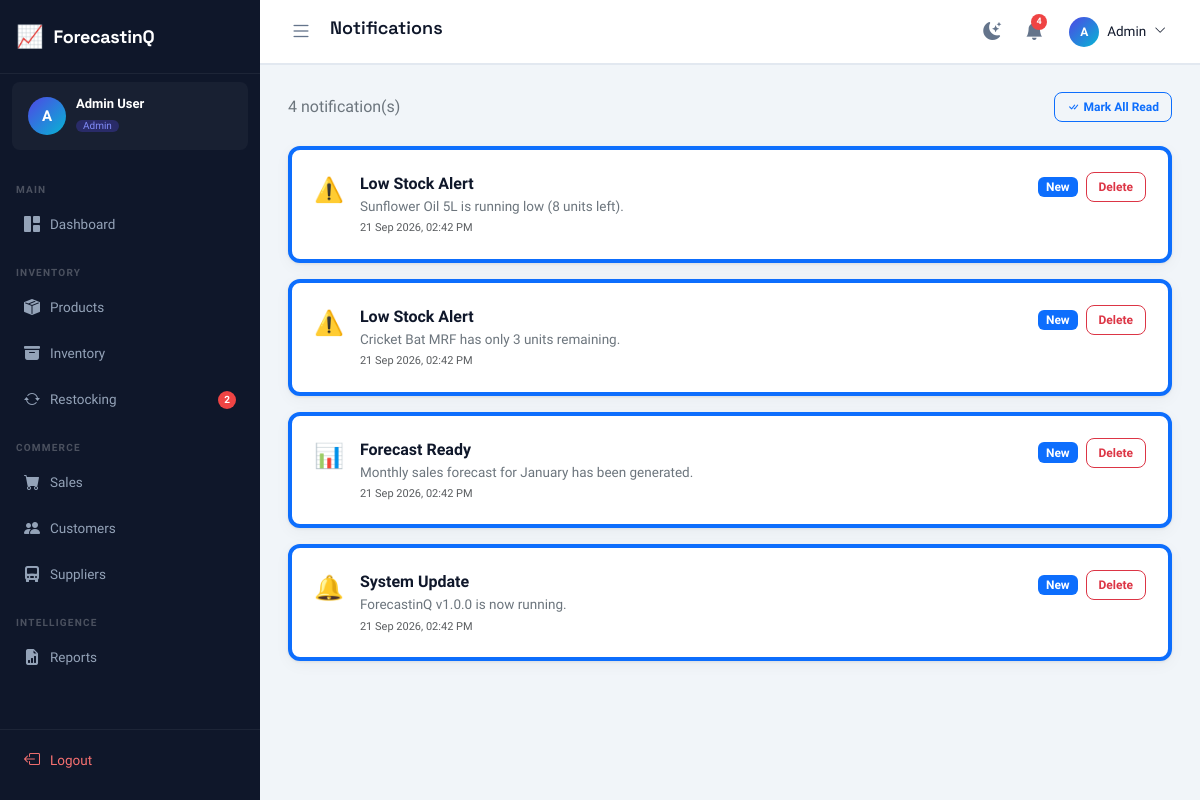
Page /notifications/ (signed in) on the earlier database version.
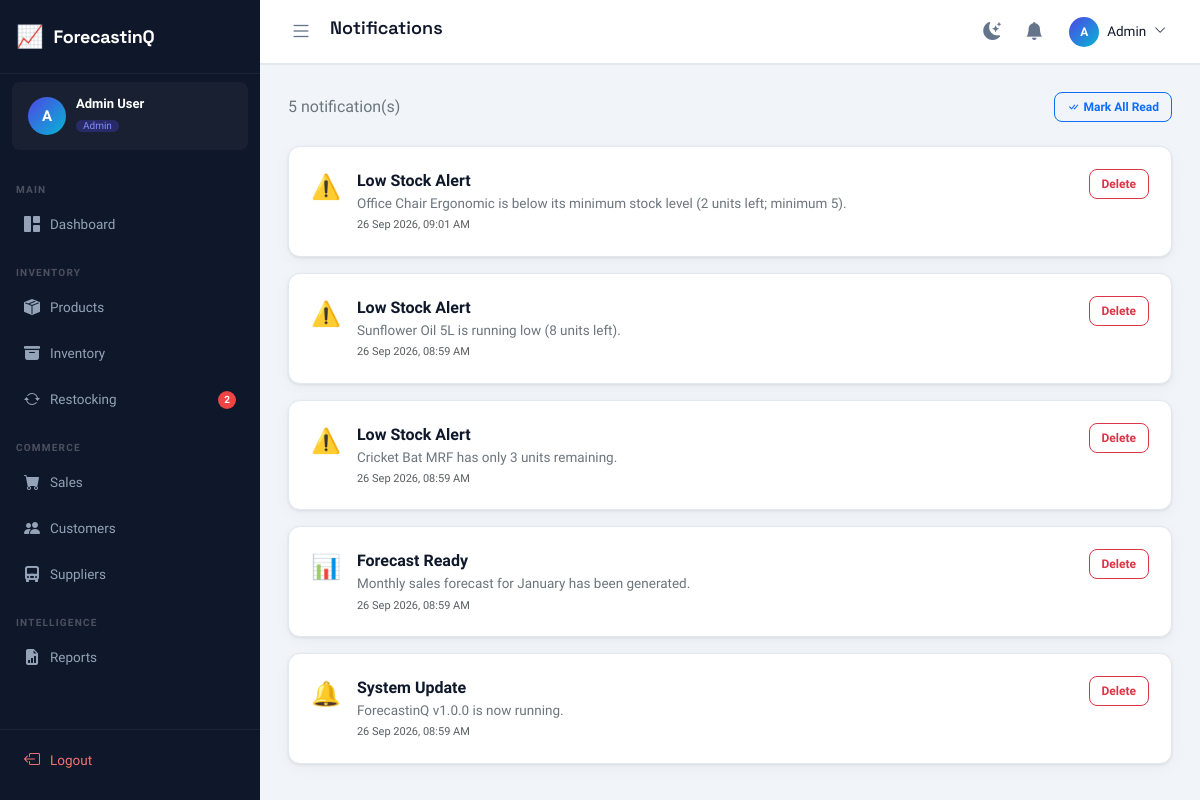
Same page on the later database version.
### tables this page shows
CREATE TABLE notifications (
    id INTEGER PRIMARY KEY AUTOINCREMENT,
    user_id INTEGER,
    type VARCHAR(20) NOT NULL CHECK(type IN ('low_stock','out_of_stock','forecast','sales_target','system')),
    title VARCHAR(200) NOT NULL,
    message TEXT,
    is_read INTEGER DEFAULT 0,
    created_at TIMESTAMP DEFAULT CURRENT_TIMESTAMP,
    FOREIGN KEY (user_id) REFERENCES users(id) ON DELETE CASCADE
);

### blueprints/notifications.py (the view)
@bp.route("/")
@login_required
def index():
    user = get_current_user()
    if request.args.get("mark_all"):
        dbQuery("UPDATE notifications SET is_read=1 WHERE user_id=?", (user["id"],))
        return redirect(url_for("notifications.index"))
    notifications = dbFetchAll(
        "SELECT * FROM notifications WHERE user_id=? ORDER BY created_at DESC", (user["id"],)
    )
    icon_map = {"low_stock": "⚠️", "out_of_stock": "🚨", "forecast": "📊", "sales_target": "🎯", "system": "🔔"}
    for n in notifications:
        n["icon"] = icon_map.get(n["type"], "🔔")
    return render_template(
        "notifications/index.html",
        page_title="Notifications", active_menu="notifications",
        notifications_list=notifications,
    )

### db.py (called while the page is built)
def get_db():
    if "db" not in g:
        g.db = sqlite3.connect(current_app.config["DATABASE_PATH"])
        g.db.row_factory = sqlite3.Row
        g.db.execute("PRAGMA foreign_keys = ON")
    return g.db

def _row_to_dict(row):
    return dict(row) if row is not None else None

def dbFetchAll(sql, params=()):
    cur = get_db().execute(sql, params)
    return [dict(r) for r in cur.fetchall()]

def dbFetchOne(sql, params=()):
    cur = get_db().execute(sql, params)
    row = cur.fetchone()
    return _row_to_dict(row)

### utils.py (called while the page is built)
def is_logged_in() -> bool:
    return bool(session.get("user_id"))

def get_current_user() -> dict:
    return {
        "id": session.get("user_id", 0),
        "name": session.get("user_name", ""),
        "email": session.get("user_email", ""),
        "role": session.get("user_role", ""),
        "username": session.get("username", ""),
    }

def login_required(view):
    @wraps(view)
    def wrapped(*args, **kwargs):
        if not is_logged_in():
            return redirect(url_for("auth.login"))
        return view(*args, **kwargs)
    return wrapped

def format_datetime(value) -> str:
    if not value:
        return ""
    dt = _to_datetime(value)
    return dt.strftime("%d %b %Y, %I:%M %p") if dt else str(value)

def _to_datetime(value):
    if isinstance(value, (datetime, date)):
        return value
    if not isinstance(value, str):
        return None
    for fmt in ("%Y-%m-%d %H:%M:%S", "%Y-%m-%d", "%Y-%m-%dT%H:%M:%S"):
        try:
            return datetime.strptime(value, fmt)
        except ValueError:
            continue
    return None

def get_unread_notifications():
    user = get_current_user()
    return dbFetchAll(
        "SELECT * FROM notifications WHERE user_id = ? AND is_read = 0 ORDER BY created_at DESC LIMIT 10",
        (user["id"],),
    )

def get_notification_count() -> int:
    user = get_current_user()
    row = dbFetchOne(
        "SELECT COUNT(*) AS cnt FROM notifications WHERE user_id = ? AND is_read = 0",
        (user["id"],),
    )
    return int(row["cnt"]) if row else 0

def get_low_stock_count() -> int:
    row = dbFetchOne(
        "SELECT COUNT(*) AS cnt FROM products WHERE stock_quantity <= min_stock_level AND status='active'"
    )
    return int(row["cnt"]) if row else 0

### templates/notifications/index.html
{% extends "base.html" %}
{% block content %}
<div class="d-flex align-items-center justify-content-between mb-4">
    <span class="text-secondary">{{ notifications_list|length }} notification(s)</span>
    <a href="?mark_all=1" class="btn btn-sm btn-outline-primary"><i class="bi bi-check-all me-1"></i>Mark All Read</a>
</div>
<div class="d-flex flex-column gap-3">
{% if not notifications_list %}
    <div class="empty-state"><i class="bi bi-bell-slash"></i><p>No notifications yet.</p></div>
{% else %}
{% for n in notifications_list %}
    <div class="stat-card {{ '' if n.is_read else 'border-start border-4 border-primary' }}" style="--card-color:transparent;">
        <div class="d-flex align-items-start gap-3">
            <span style="font-size:24px;">{{ n.icon }}</span>
            <div class="flex-grow-1">
                <div class="fw-700">{{ n.title }}</div>
                <div class="text-secondary" style="font-size:13.5px;">{{ n.message }}</div>
                <div class="text-muted" style="font-size:11px;margin-top:4px;">{{ fmt_datetime(n.created_at) }}</div>
            </div>
            <div class="d-flex align-items-center gap-2">
                {% if not n.is_read %}
                <span class="badge bg-primary" style="height:fit-content;">New</span>
                {% endif %}
                <form action="{{ url_for('notifications.delete', notification_id=n.id) }}" method="POST" style="margin: 0;">
                    <button type="submit" class="btn btn-sm btn-outline-danger" onclick="return confirm('Delete this notification?');">
                        Delete
                    </button>
                </form>
            </div>
        </div>
    </div>
{% endfor %}
{% endif %}
{% endblock %}

### templates/base.html (shortened to what this page needs)
<!DOCTYPE html>
<html lang="en" data-theme="light">
<head>
    <link rel="stylesheet" href="https://cdn.jsdelivr.net/npm/bootstrap@5.3.3/dist/css/bootstrap.min.css"/>
    <link rel="stylesheet" href="https://cdn.jsdelivr.net/npm/bootstrap-icons@1.11.3/font/bootstrap-icons.min.css"/>
    <link rel="stylesheet" href="{{ url_for('static', filename='css/app.css') }}"/>
</head>
<body>
<aside class="sidebar" id="sidebar">
    <div class="sidebar-header">
        <a href="{{ url_for('dashboard.index') }}" class="brand">
            <span class="brand-icon">📈</span>
            <span class="brand-name">{{ app_name }}</span>
        </a>
    </div>
    <div class="sidebar-user">
        <div class="user-avatar">{{ (current_user.name or '?')[0]|upper }}</div>
        <div class="user-info">
            <div class="user-name">{{ current_user.name }}</div>
            <div class="user-role badge">{{ current_user.role|capitalize }}</div>
        </div>
    </div>
    <nav class="sidebar-nav">
        <div class="nav-section-title">Main</div>
        <a href="{{ url_for('dashboard.index') }}" class="nav-item {{ 'active' if active_menu=='dashboard' else '' }}">
            <i class="bi bi-grid-1x2-fill"></i><span>Dashboard</span>
        </a>
        {% if 'products' in enabled or 'inventory' in enabled %}
        <div class="nav-section-title">Inventory</div>
        {% if 'products' in enabled %}
        <a href="{{ url_for('products.index') }}" class="nav-item {{ 'active' if active_menu=='products' else '' }}">
            <i class="bi bi-box-seam-fill"></i><span>Products</span>
        </a>
        {% endif %}
        {% if 'inventory' in enabled %}
        <a href="{{ url_for('inventory.index') }}" class="nav-item {{ 'active' if active_menu=='inventory' else '' }}">
            <i class="bi bi-archive-fill"></i><span>Inventory</span>
        </a>
        <a href="{{ url_for('inventory.restocking') }}" class="nav-item {{ 'active' if active_menu=='restocking' else '' }}">
            <i class="bi bi-arrow-repeat"></i><span>Restocking</span>
            {% if low_stock_count > 0 %}
            <span class="badge-dot">{{ low_stock_count }}</span>
            {% endif %}
        </a>
        {% endif %}
        {% endif %}
        {% if 'sales' in enabled or 'customers' in enabled or 'suppliers' in enabled %}
        <div class="nav-section-title">Commerce</div>
        {% if 'sales' in enabled %}
        <a href="{{ url_for('sales.index') }}" class="nav-item {{ 'active' if active_menu=='sales' else '' }}">
            <i class="bi bi-cart-fill"></i><span>Sales</span>
        </a>
        {% endif %}
        {% if 'customers' in enabled %}
        <a href="{{ url_for('customers.index') }}" class="nav-item {{ 'active' if active_menu=='customers' else '' }}">
            <i class="bi bi-people-fill"></i><span>Customers</span>
        </a>
        {% endif %}
        {% if 'suppliers' in enabled %}
        <a href="{{ url_for('suppliers.index') }}" class="nav-item {{ 'active' if active_menu=='suppliers' else '' }}">
            <i class="bi bi-truck-front-fill"></i><span>Suppliers</span>
        </a>
        {% endif %}
        {% endif %}
        {% if 'forecasting' in enabled or 'reports' in enabled %}
        <div class="nav-section-title">Intelligence</div>
        {% if 'reports' in enabled %}
        <a href="{{ url_for('reports.index') }}" class="nav-item {{ 'active' if active_menu=='reports' else '' }}">
            <i class="bi bi-file-earmark-bar-graph-fill"></i><span>Reports</span>
        </a>
        {% endif %}
        {% endif %}
    </nav>
    <div class="sidebar-footer">
        <a href="{{ url_for('auth.logout') }}" class="nav-item logout-btn">
            <i class="bi bi-box-arrow-left"></i><span>Logout</span>
        </a>
    </div>
</aside>
<div class="main-wrapper" id="mainWrapper">
    <header class="topbar">
        <div class="topbar-left">
            <button class="toggle-sidebar" id="toggleSidebar">
                <i class="bi bi-list"></i>
            </button>
            <h1 class="page-title">{{ page_title|default('Dashboard') }}</h1>
        </div>
        <div class="topbar-right">
            <button class="topbar-btn" id="themeToggle" title="Toggle Theme">
                <i class="bi bi-moon-stars-fill" id="themeIcon"></i>
            </button>
            <div class="dropdown">
                <button class="topbar-btn position-relative" data-bs-toggle="dropdown">
                    <i class="bi bi-bell-fill"></i>
                    {% if notif_count > 0 %}
                    <span class="notif-badge">{{ notif_count }}</span>
                    {% endif %}
                </button>
            </div>
            <div class="dropdown">
                <button class="user-menu-btn" data-bs-toggle="dropdown">
                    <div class="user-avatar-sm">{{ (current_user.name or '?')[0]|upper }}</div>
                    <span class="d-none d-md-inline">{{ current_user.name.split(' ')[0] if current_user.name else '' }}</span>
                    <i class="bi bi-chevron-down small"></i>
                </button>
            </div>
        </div>
    </header>
    <main class="page-content">
    {% block content %}{% endblock %}
    </main>
</div>
</body>
</html>

Differences in the rows shown:
added notifications: icon "⚠️", title "Low Stock Alert", message "Office Chair Ergonomic is below its minimum stock level (2 units left; minimum 5).", created_at "26 Sep 2026, 09:01 AM"
changed notifications "Sunflower Oil 5L is running low (8 units left).": created_at "21 Sep 2026, 02:42 PM" → "26 Sep 2026, 08:59 AM"; no longer shows "New"
changed notifications "Cricket Bat MRF has only 3 units remaining.": created_at "21 Sep 2026, 02:42 PM" → "26 Sep 2026, 08:59 AM"; no longer shows "New"
changed notifications "Forecast Ready": created_at "21 Sep 2026, 02:42 PM" → "26 Sep 2026, 08:59 AM"; no longer shows "New"
changed notifications "System Update": created_at "21 Sep 2026, 02:42 PM" → "26 Sep 2026, 08:59 AM"; no longer shows "New"
Other differences:
{{ notifications_list|length }}: "4" → "5"
{{ notif_count }}: "4" → (not shown)
